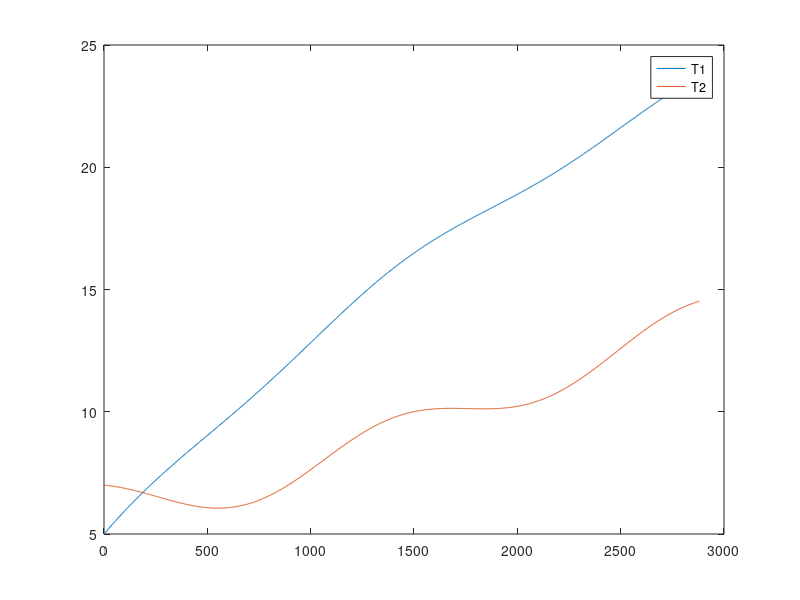

Here is the MATLAB script that generated this plot:
% Cabin Project

% Given
% Q1 = k1(T1-Tout)
% Q3 = k3(T2-Tout)
% Q2 = k2(T1-T2+5)

length_of_day = 1440; %min

Tout = @(t) -10*sin(2*pi*t/length_of_day);
T1_0 = 5;
T2_0 = 7;

Q_in = 2500;   % Variable (0-2500)
A_in = 0.5;

rho_air = 1.225;
C_air = 1005;

k1 = 0.2;
k2 = 1;   % Variable (1-10)
k3 = 0.5;

L = 5;
W = 6;
H1 = 3;
H2 = 3;

A1 = 2*L*H1 + 2*W*H1;
A2 = L*W;
A3 = W*H2 + L*sqrt(H2^2 + (W/2)^2);
V1 = L*W*H1;
V2 = 1/2*L*W*H2;

Lt = 2*length_of_day;
N = 1000;   % Variable (any)
dt = Lt/N;

f1 = @(t,T1,T2) sum([-A1*k1*(T1-Tout(t)),-A2*k2*(T1-T2+5),A_in*Q_in])/(C_air*rho_air*V1);
f2 = @(t,T1,T2) sum([A2*k2*(T1-T2+5),-A3*k3*(T2-Tout(t))])/(C_air*rho_air*V2);

T1 = zeros(1,N)+T1_0;
T2 = zeros(1,N)+T2_0;
t(1) = 0;

for i=1:N
	k1 = f1(t(i),T1(i),T2(i));
	k2 = f1(t(i)+dt/2,T1(i)+k1*dt/2,T2(i)+k1*dt/2);
	k3 = f1(t(i)+dt/2,T1(i)+k2*dt/2,T2(i)+k2*dt/2);
	k4 = f1(t(i)+dt,T1(i)+k3*dt,T2(i)+k3*dt);
	T1(i+1) = T1(i) + 1/6*(k1+2*k2+2*k3+k4)*dt;
	
	k1 = f2(t(i),T1(i),T2(i));
	k2 = f2(t(i)+dt/2,T1(i)+k1*dt/2,T2(i)+k1*dt/2);
	k3 = f2(t(i)+dt/2,T1(i)+k2*dt/2,T2(i)+k2*dt/2);
	k4 = f2(t(i)+dt,T1(i)+k3*dt,T2(i)+k3*dt);
	T2(i+1) = T2(i) + 1/6*(k1+2*k2+2*k3+k4)*dt;
	
	t(i+1) = t(i)+dt;
end

plot(t,T1,"DisplayName","T1");
hold on;
plot(t,T2,"DisplayName","T2");
legend;
drawnow;

wait = input("Press Enter to Exit.");
